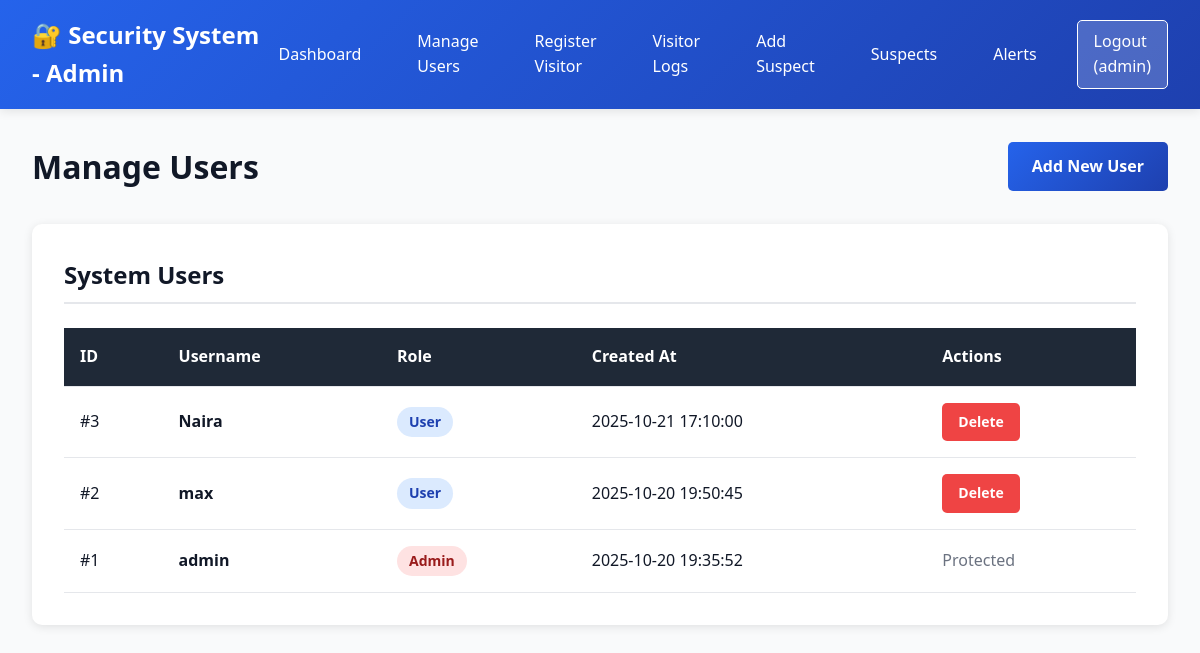
Page /admin/users (signed in) on the committed database.
### tables this page shows
CREATE TABLE users
                 (id INTEGER PRIMARY KEY AUTOINCREMENT,
                  username TEXT UNIQUE NOT NULL,
                  password TEXT NOT NULL,
                  role TEXT NOT NULL,
                  created_at TIMESTAMP DEFAULT CURRENT_TIMESTAMP);

### app.py (the view)
@app.route('/admin/users')
@admin_required
def manage_users():
    conn = sqlite3.connect('database.db')
    c = conn.cursor()
    c.execute("SELECT * FROM users ORDER BY created_at DESC")
    users = c.fetchall()
    conn.close()
    return render_template('manage_users.html', users=users)

### app.py (called while the page is built)
def admin_required(f):
    @wraps(f)
    def decorated_function(*args, **kwargs):
        if 'user_id' not in session:
            flash('Please log in to access this page.', 'warning')
            return redirect(url_for('login'))
        if session.get('role') != 'admin':
            flash('Admin access required.', 'danger')
            return redirect(url_for('user_dashboard'))
        return f(*args, **kwargs)
    return decorated_function

### templates/manage_users.html (shortened to what this page needs)
<!DOCTYPE html>
<html lang="en">
  <head>
    <link
      rel="stylesheet"
      href="{{ url_for('static', filename='css/style.css') }}"
    />
  </head>
  <body>
    <nav class="navbar">
      <div class="navbar-container">
        <div class="navbar-brand">🔐 Security System - Admin</div>
        <div class="navbar-menu">
          <a href="{{ url_for('admin_dashboard') }}">Dashboard</a>
          <a href="{{ url_for('manage_users') }}">Manage Users</a>
          <a href="{{ url_for('register_visitor') }}">Register Visitor</a>
          <a href="{{ url_for('visitor_logs') }}">Visitor Logs</a>
          <a href="{{ url_for('add_suspect') }}">Add Suspect</a>
          <a href="{{ url_for('suspect_records') }}">Suspects</a>
          <a href="{{ url_for('view_alerts') }}">Alerts</a>
          <a href="{{ url_for('logout') }}" class="btn-logout"
            >Logout ({{ session.username }})</a
          >
        </div>
      </div>
    </nav>
    <div class="container">
      <div class="flex justify-between items-center mb-2">
        <h1>Manage Users</h1>
        <a href="{{ url_for('add_user') }}" class="btn btn-primary"
          >Add New User</a
        >
      </div>
      <div class="card">
        <div class="card-header">System Users</div>
        {% if users %}
        <div class="table-container">
          <table>
            <thead>
              <tr>
                <th>ID</th>
                <th>Username</th>
                <th>Role</th>
                <th>Created At</th>
                <th>Actions</th>
              </tr>
            </thead>
            <tbody>
              {% for user in users %}
              <tr>
                <td>#{{ user[0] }}</td>
                <td><strong>{{ user[1] }}</strong></td>
                <td>
                  {% if user[3] == 'admin' %}
                  <span class="badge badge-danger">Admin</span>
                  {% else %}
                  <span class="badge badge-info">User</span>
                  {% endif %}
                </td>
                <td>{{ user[4] }}</td>
                <td>
                  {% if user[0] != 1 %}
                  <a
                    href="{{ url_for('delete_user', user_id=user[0]) }}"
                    class="btn btn-sm btn-danger"
                    data-confirm="Are you sure you want to delete this user?"
                  >
                    Delete
                  </a>
                  {% else %}
                  <span style="color: var(--text-secondary)">Protected</span>
                  {% endif %}
                </td>
              </tr>
              {% endfor %}
            </tbody>
          </table>
        </div>
        {% else %}
        <p style="color: var(--text-secondary)">No users found.</p>
        {% endif %}
      </div>
    </div>
  </body>
</html>

### static/css/style.css (style rules this page uses)
* { margin: 0; padding: 0; box-sizing: border-box; }
:root { --primary-color: #2563eb; --secondary-color: #1e40af; --success-color: #10b981; --warning-color: #f59e0b; --danger-color: #ef4444; --dark-bg: #1f2937; --light-bg: #f9fafb; --border-color: #e5e7eb; --text-primary: #111827; --text-secondary: #6b7280; }
body { font-family: "Segoe UI", Tahoma, Geneva, Verdana, sans-serif; background-color: var(--light-bg); color: var(--text-primary); line-height: 1.6; }
.navbar { background: linear-gradient( 135deg, var(--primary-color), var(--secondary-color) ); color: white; padding: 1rem 2rem; box-shadow: 0 2px 10px rgba(0, 0, 0, 0.1); }
.navbar-container { max-width: 1400px; margin: 0 auto; display: flex; justify-content: space-between; align-items: center; }
.navbar-brand { font-size: 1.5rem; font-weight: bold; display: flex; align-items: center; gap: 0.5rem; }
.navbar-menu { display: flex; gap: 1.5rem; align-items: center; }
.navbar-menu a { color: white; text-decoration: none; padding: 0.5rem 1rem; border-radius: 5px; transition: background 0.3s; }
.btn-logout { background: rgba(255, 255, 255, 0.2); border: 1px solid white; }
.container { max-width: 1400px; margin: 2rem auto; padding: 0 2rem; }
.card { background: white; border-radius: 10px; padding: 2rem; box-shadow: 0 2px 10px rgba(0, 0, 0, 0.1); margin-bottom: 2rem; }
.card-header { font-size: 1.5rem; font-weight: bold; margin-bottom: 1.5rem; color: var(--text-primary); border-bottom: 2px solid var(--border-color); padding-bottom: 0.5rem; }
.btn { padding: 0.75rem 1.5rem; border: none; border-radius: 5px; font-size: 1rem; font-weight: 600; cursor: pointer; transition: all 0.3s; text-decoration: none; display: inline-block; }
.btn-primary { background: linear-gradient( 135deg, var(--primary-color), var(--secondary-color) ); color: white; }
.btn-danger { background: var(--danger-color); color: white; }
.table-container { overflow-x: auto; }
table { width: 100%; border-collapse: collapse; background: white; }
thead { background: var(--dark-bg); color: white; }
th, td { padding: 1rem; text-align: left; border-bottom: 1px solid var(--border-color); }
th { font-weight: 600; }
.badge { display: inline-block; padding: 0.25rem 0.75rem; border-radius: 20px; font-size: 0.875rem; font-weight: 600; }
.badge-danger { background: #fee2e2; color: #991b1b; }
.badge-info { background: #dbeafe; color: #1e40af; }
.btn-sm { padding: 0.5rem 1rem; font-size: 0.875rem; }
.mb-2 { margin-bottom: 2rem; }
.flex { display: flex; }
.justify-between { justify-content: space-between; }
.items-center { align-items: center; }

### rows in the picture
users: id "3", username "Naira", role "User", created_at "2025-10-21 17:10:00"
users: id "2", username "max", role "User", created_at "2025-10-20 19:50:45"
users: id "1", username "admin", role "Admin", created_at "2025-10-20 19:35:52", shows "Protected"

### other values in the picture
{{ session.username }} "admin"
